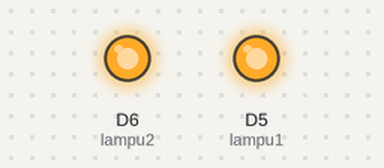
Recording of a sketch running on a simulated ESP8266 (NodeMCU). On the bench: output pins drawn as LEDs (lit = HIGH).

Above: at 0.1 s.
Timing chart, 0 to 1.6 s (numbered marks = the images above):
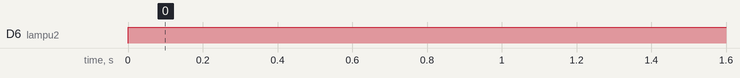

Measured:
- by itself, D6 (lampu2): LOW → HIGH at 0.00 s

The sketch:

sketch_jan20a.ino
```cpp
#define lampu1 D5
#define lampu2 D6

void setup() {
  // put your setup code here, to run once:
 Serial.begin(9600);
 pinMode (lampu1,OUTPUT);
 pinMode (lampu2,OUTPUT);

}

void loop() {
  // put your main code here, to run repeatedly:
  digitalWrite(lampu1,HIGH);
  digitalWrite(lampu2,HIGH);
  delay(1000);
}
```
